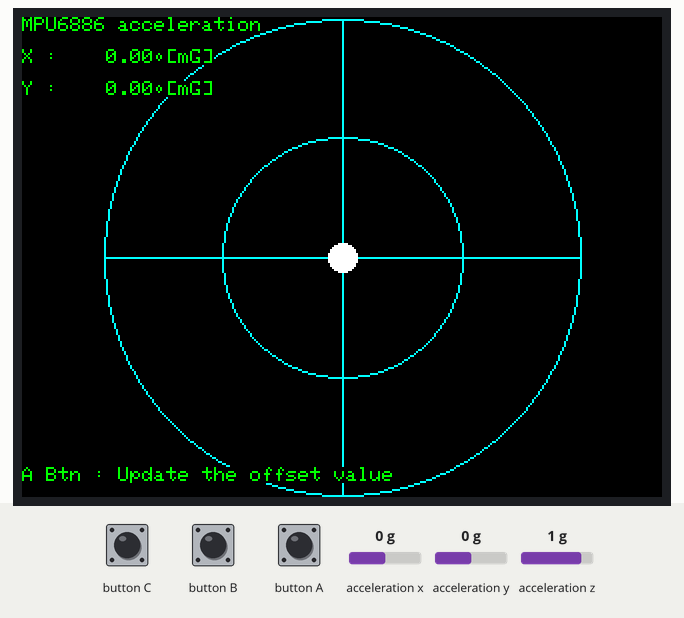
The sketch below on a simulated ESP32. Parts: 320×240 colour display. The inputs (shaded band) are chosen by the test bench; at power-on: acceleration x 0 g, acceleration y 0 g, acceleration z 1 g.

Above: at 1.4 s.
1.5 s: acceleration x set to -1.4 g
At 3.2 s:
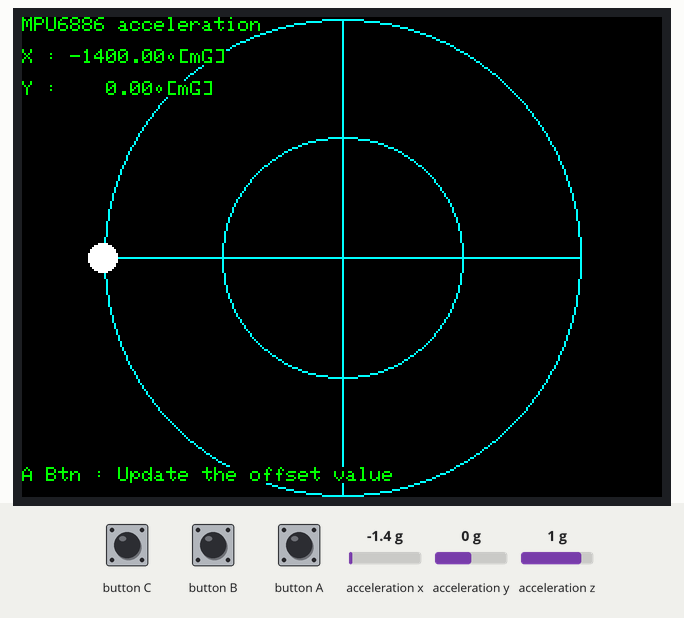
3.4 s: button A pressed for 0.15 s
At 3.8 s:
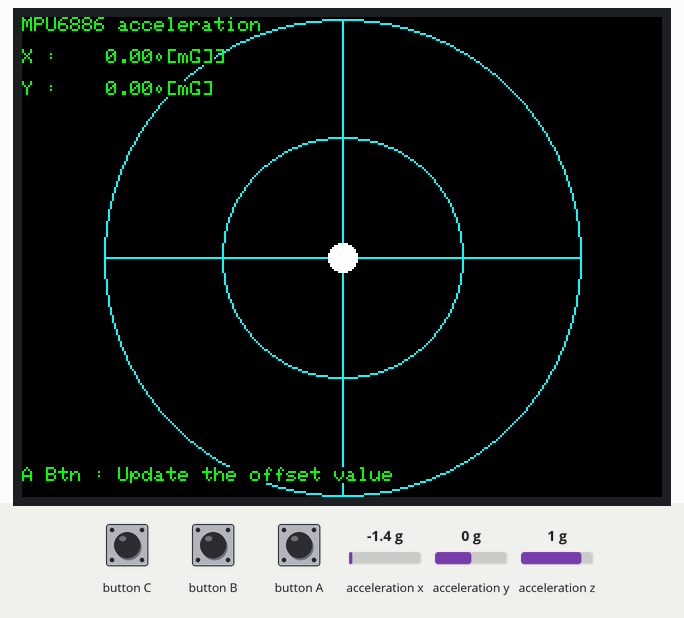
5.0 s: acceleration y set to -1.4 g
At 6.36 s:
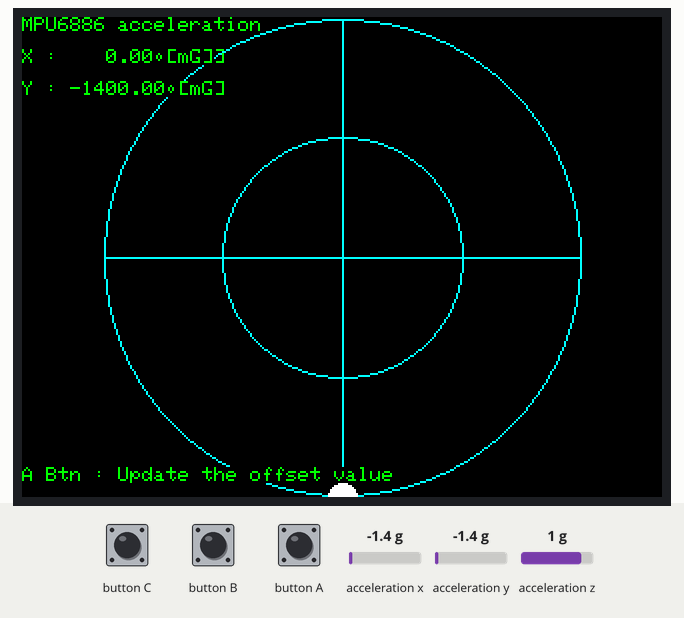
6.5 s: button A pressed for 1 s
At 7.0 s:
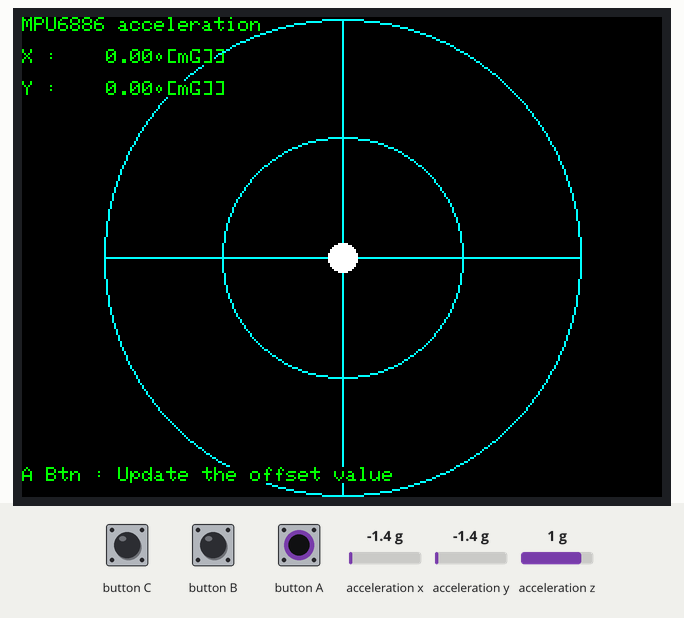
9.0 s: acceleration x set to -0.8 g
At 10.36 s:
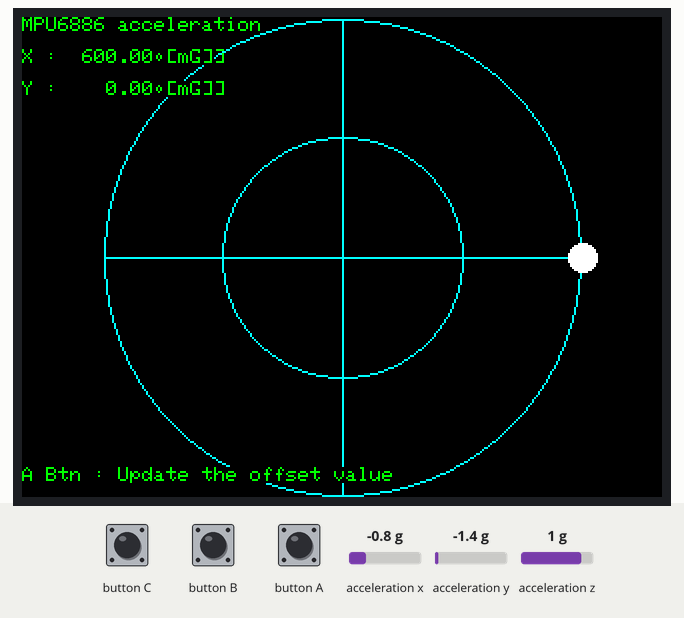
10.5 s: acceleration y set to -0.8 g
At 12.7 s:
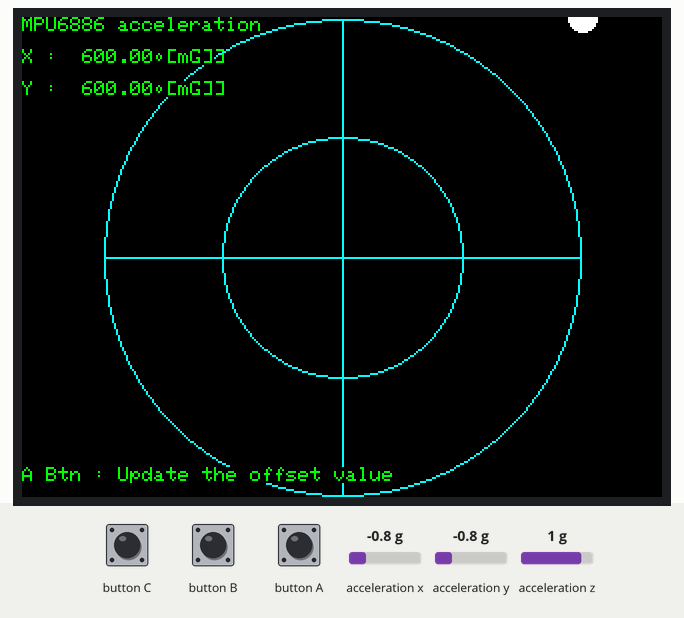
Timing chart, 0 to 13.0 s (numbered marks = the images above; inputs shaded):
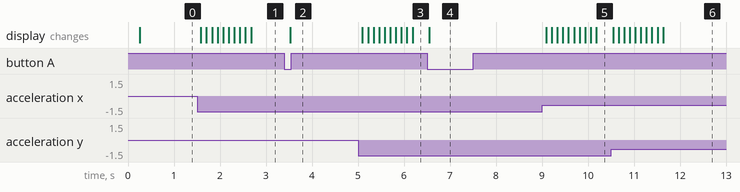

Measured:
- after the input at 1.5 s, the display: first changes after 0.09 s (image 1 shows a later state)
- after the input at 3.4 s, the display: changes after 0.12 s (image 2)
- after the input at 5.0 s, the display: first changes after 0.10 s (image 3 shows a later state)
- after the input at 6.5 s, the display: changes after 0.05 s (image 4)
- after the input at 9.0 s, the display: first changes after 0.09 s (image 5 shows a later state)
- after the input at 10.5 s, the display: first changes at once (image 6 shows a later state)

The sketch:

level.ino
```cpp
// define must ahead #include <M5Stack.h>
#define M5STACK_MPU6886
#include <M5Stack.h>

#define MULTISAMPLE 20 // Number of times to take multiple measurements
#define MOVINGAGE 10


class Drawing {
    protected :
        void displayAccelerationData ( const float ax, const float ay ) {
            M5.Lcd.setCursor( 0, 0 );
            M5.Lcd.print( "MPU6886 acceleration" );
            M5.Lcd.setCursor( 0, 16 );
            M5.Lcd.printf( "X : %7.2f\t[mG]", ax );
            M5.Lcd.setCursor( 0, 32 );
            M5.Lcd.printf( "Y : %7.2f\t[mG]", ay );
            M5.Lcd.setCursor( 0, 225 );
            M5.Lcd.print( "A Btn : Update the offset value" );
            return;
        }
        void drawGrid( ) {
            M5.Lcd.drawLine( 41, 120, 279, 120, CYAN );
            M5.Lcd.drawLine( 160, 1, 160, 239, CYAN );
            M5.Lcd.drawCircle( 160, 120, 119, CYAN );
            M5.Lcd.drawCircle( 160, 120, 60, CYAN );
        }
};

class LevelingDevice : private Drawing {
    private :
        int oldx_;
        int oldy_;
        float offset_[3];
        float movingavg_x_[MOVINGAGE];
        float movingavg_y_[MOVINGAGE];
        int index_;

        void drawSpot( const int ax, const int ay ) {
            int x, y;
            x = map( constrain( ax, -300, 300 ), -300, 300, 40 ,280 );
            y = map( constrain( ay, -300, 300 ), -300, 300, 240 ,0 );
            M5.Lcd.fillCircle( oldx_, oldy_, 7, BLACK );
            drawGrid();
            M5.Lcd.fillCircle( x, y, 7, WHITE );
            oldx_ = x;
            oldy_ = y;
        }
        void readAccelMulti( float* accel, int multi ) {
            float accX = 0.0f, accY = 0.0f, accZ = 0.0f;
            float some_accX = 0.0f, some_accY = 0.0f, some_accZ = 0.0f;
            for ( int i = 0; i < multi; i++ ) {
                M5.IMU.getAccelData(&accX,&accY,&accZ);
                some_accX += accX;
                some_accY += accY;
                some_accZ += accZ;
            }
            accel[0] = some_accX / (float)multi;
            accel[1] = some_accY / (float)multi;
            accel[2] = some_accZ / (float)multi;
        }

    public :
        LevelingDevice( ) : oldx_(0), oldy_(0), index_(0) { }

        void init( ) {
            readAccelMulti( offset_, MULTISAMPLE );
            for ( int i = 0; i < MULTISAMPLE; i++ ) {
                movingavg_x_[i] = offset_[0];
                movingavg_y_[i] = offset_[1];
            }
        }

        void update( ) {
            m5.update();
            float accel[3];
            float accX = 0.0f, accY = 0.0f;
            readAccelMulti( accel, MULTISAMPLE );
            movingavg_x_[index_] = accel[0];
            movingavg_y_[index_] = accel[1];
            index_ = ( index_ + 1 ) % MOVINGAGE;
            for ( int i = 0; i < MOVINGAGE; i++ ) {
                accX += movingavg_x_[i];
                accY += movingavg_y_[i];
            }
            accX /= MOVINGAGE;
            accY /= MOVINGAGE;
            if( M5.BtnA.wasPressed() ) {
                offset_[0] = accX;
                offset_[1] = accY;
            }
            drawSpot( (int)(( accX - offset_[0] )*1000), (int)(( accY - offset_[1] )*1000) );
            displayAccelerationData ( ( accX - offset_[0] )*1000, ( accY - offset_[1] )*1000 );
            delay(100);
        }
};


LevelingDevice level;

void setup(){
    M5.begin();
    M5.Power.begin();
    M5.IMU.Init();
    level.init();

    M5.Lcd.fillScreen(BLACK);
    M5.Lcd.setTextColor(GREEN , BLACK);
    M5.Lcd.setTextSize(1);
}

void loop() {
    level.update();
}
```
